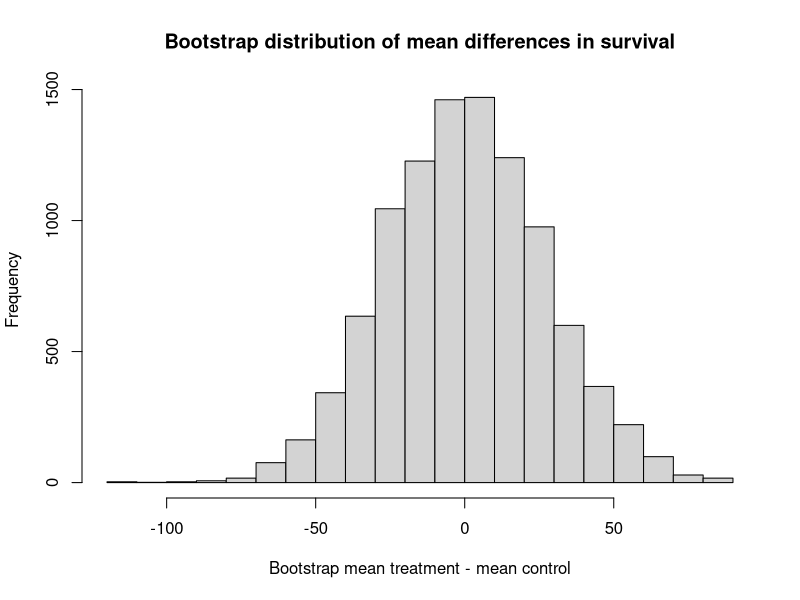

The R script that drew this image:
## ---- chunk 1
# Treatment group.
treat <- c(94, 38, 23, 197, 99, 16, 141)
# control group
control <- c(52, 10, 40, 104, 51, 27, 146, 30, 46)

# Observed difference in real world.
actual_diff <- mean(treat) - mean(control)

# Set the number of trials.
n_trials <- 10000

# An empty array to store the trials.
results <- numeric(n_trials)

# U is our universe (Step 2 above)
u <- c(treat, control)

# step 5 above.
for (i in 1:n_trials) {
    # Step 3 above.
    fake_treat <- sample(u, size=7, replace=TRUE)
    # Step 3.
    fake_control <- sample(u, size=9, replace=TRUE)
    # Step 4.
    mt <- mean(fake_treat)
    # Step 4.
    mc <- mean(fake_control)
    # Step 4.
    diff <- mt - mc
    # Step 4.
    results[i] <- diff
}

# Step 6
hist(results, breaks=25,
    main='Bootstrap distribution of mean differences in survival',
    xlab='Bootstrap mean treatment - mean control')

# Step 6
k <- sum(results >= actual_diff)
kk <- k / n_trials
message('Proportion bootstrap mean difference >= actual difference: ', kk)
